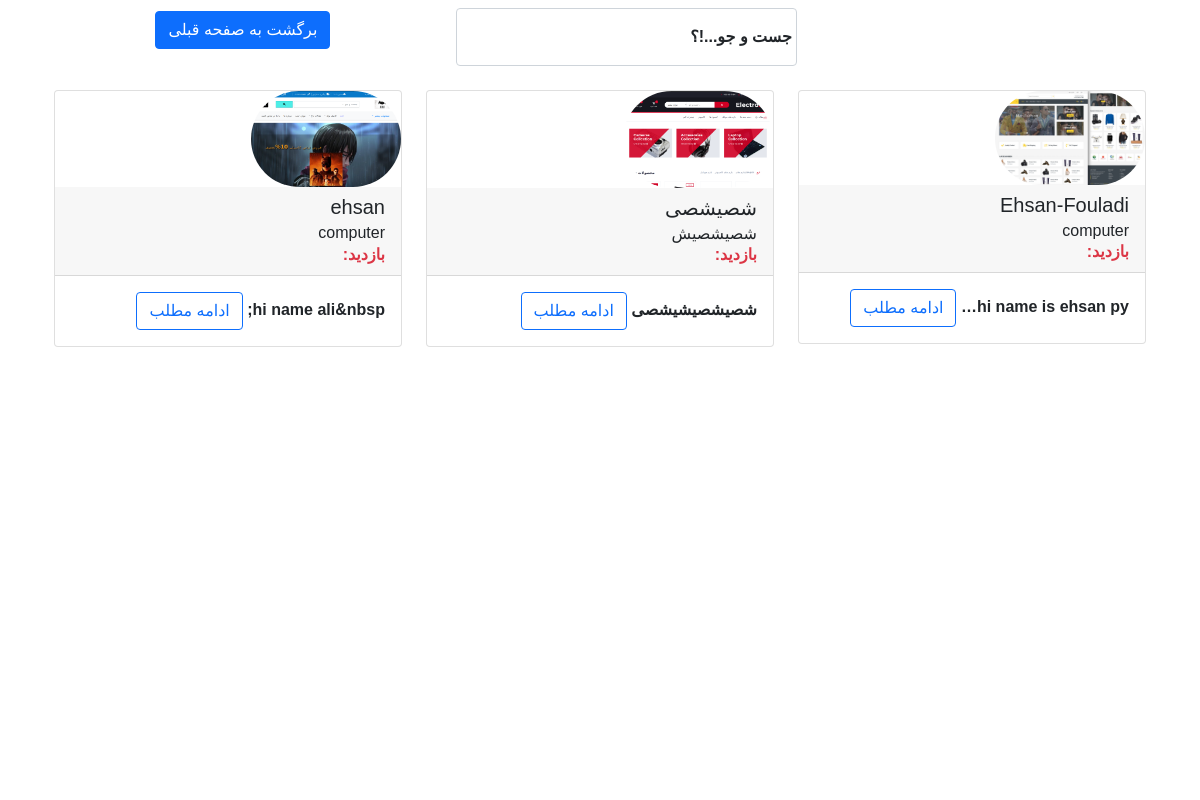
The app's page /articles/list/ with its own data.
### teacher/models.py (models this page shows, shortened)
class Teacher(models.Model):
    user = models.ForeignKey(User, on_delete=models.CASCADE, related_name='user_teacher', default=False)
    username = models.CharField(unique=True, max_length=100, verbose_name="نام")
    name_field = models.CharField(max_length=100, verbose_name="رشته تدریس")
    Foundation = models.CharField(max_length=15, verbose_name='پایه')
    entrance = models.CharField(max_length=20, verbose_name="رتبه کنکور", blank=True, null=True)
    teaching = models.CharField(max_length=50, verbose_name=" چندسال سابقه تدریس")
    discription = models.TextField(verbose_name="توضیحات کوتاه")
    image = models.ImageField(upload_to='Teacher', verbose_name="عکس")
    university = models.CharField(max_length=50, verbose_name="دانشگاه محل تحصیل")
    evidence = models.CharField(max_length=50, verbose_name="مدرک")
    view_resume = models.FileField(upload_to='CV', verbose_name="ارسال رزومه", blank=True, null=True)
    is_teacher = models.BooleanField(verbose_name='ایا معلم هست؟', blank=True, null=True)
    hit_count = GenericRelation(HitCount, object_id_field='object_pk', related_query_name='hit_count_generic')
    data_time = models.DateTimeField(auto_now_add=True)
    def shoe_image(self):
        if self.image:
            return format_html(f'<img src="{self.image.url}" height="50px" width="60px">')
        return format_html('<h3 style="color: red">تصویر موجود نیست</h3>')
    shoe_image.short_description = "عکس بند انگشتی"
    class Meta:
        ordering = ("-name_field",)
        verbose_name = 'مدرس'
        verbose_name_plural = "معلم ها"

### post/views.py (the view)
# urls.py: path('list/', views.ListDetailView.as_view(), name='Detail'),
class ListDetailView(ListView):
    model = Teacher
    paginate_by = 6
    ordering = ('-is_teacher',)
    queryset = Teacher.objects.filter(is_teacher=True)
    template_name = 'post/list_detail.html'

### post/templates/post/list_detail.html (shortened to what this page needs)
{% load static %}
{% load hitcount_tags %}
<!DOCTYPE html>
<html lang="fa" dir="rtl">
<head>
    <link href="https://cdn.jsdelivr.net/npm/bootstrap@5.0.2/dist/css/bootstrap.min.css" rel="stylesheet"
>
    <link rel="stylesheet" href="https://cdnjs.cloudflare.com/ajax/libs/font-awesome/4.7.0/css/font-awesome.min.css">
    <link rel="stylesheet" href="{% static "css/bootstrap.rtl.css" %}">
    <link rel="stylesheet" href="{% static "css/bootstrap.rtl.min.css" %}">
    <link rel="stylesheet" href="{% static "css/style.css" %}">
    <link rel="stylesheet" href="{% static "css/font-vazir.css" %}">
</head>
<body class="container">
<video autoplay muted loop id="bg-video">
    <source src="{% static "video/books.mp4" %}" type="video/mp4">
</video>
<div class="text-center">
    <a href="{% url "home:home" %}" data-page-no="2" class="btn btn-primary tm-intro-btn tm-page-link">
        برگشت به صفحه قبلی
    </a>
</div>
<form class="d-flex search form-floating" method="get" action="{% url 'post:search' %}">
    <input class="form-control me-2" id="searchuser" name="q" type="search" aria-label="Search"
           placeholder="searchuser">
    <label for="searchuser">جست و جو...!؟</label>
</form>
<div class="row row-cols-1 row-cols-md-3 g-4 style">
    {% for teacher in object_list %}
        {% if teacher.is_teacher %}
            <div class="col">
                <div class="card">
                    <img src="{{ teacher.image.url }}" class="img-fluid" alt="img">
                    <div class="card-header">
                        <h5 class="card-title">{{ teacher.username }}</h5>
                        <h6 class="card-subtitle">{{ teacher.name_field }}</h6>
                        <span class="text-bold text-danger"> بازدید: {% get_hit_count for teacher %}</span>
                    </div>
                    <div class="card-body">
                        <p class="card-text">{{ teacher.discription|striptags|truncatechars:20 }}
                            <a href="{% url "post:user_Detail" teacher.pk %}" class="btn btn-outline-primary">ادامه
                                مطلب</a>
                        </p>
                    </div>
                </div>
            </div>
        {% endif %}
    {% endfor %}
</div>
</body>
</html>

### static/css/style.css (style rules this page uses)
.style { margin: auto; }
img { border-radius: 50px; width: 150px; }
form { max-width: 497px; margin-right: 353px; margin-left: 406px; margin-top: -52px; }
#bg-video { position: fixed; left: 50%; top: 50%; bottom: auto; right: auto; min-width: 100%; min-height: 100%; transform: translateX(-50%) translateY(-50%); z-index: -100; background-position: center; background-size: cover; background-repeat: no-repeat; }
.text-center { margin: 1%; margin-right: 65%; }

### records on screen
Teacher: image (picture), username "Ehsan-Fouladi", name_field "computer", discription "hi name is ehsan py…"
Teacher: image (picture), username "شصیشصی", name_field "شصیشصیش", discription "شصیشصیشیشصی"
Teacher: image (picture), username "ehsan", name_field "computer", discription "hi name ali&nbsp;"
